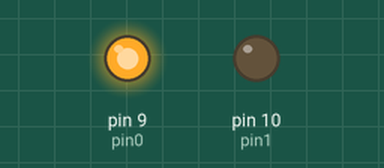
Bench run of a sketch on a simulated Arduino Uno, built with avr-gcc and run on an emulated ATmega328P. Parts: output pins drawn as LEDs (lit = HIGH).

Above: at 0.03 s.
At 1.47 s:
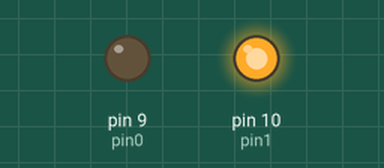
At 2.75 s:
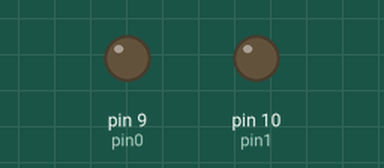
Timing chart, 0 to 3.0 s (numbered marks = the images above):
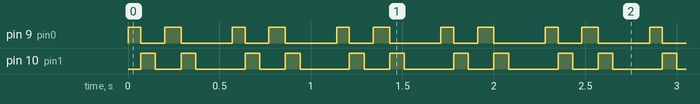

The sketch:

VibraPulse.ino
```cpp
int pin0 = 9;
int pin1 = 10;

void setup() {
  pinMode(pin0,OUTPUT);
  pinMode(pin1,OUTPUT);
}
void loop() {
  pulse(70,80,50);
  pulse(90,80,200);
}
void pos(int d) {
  digitalWrite(pin0,1);
  digitalWrite(pin1,0);
  delay(d);
}
void neg(int d) {
  digitalWrite(pin0,0);
  digitalWrite(pin1,1);
  delay(d);
}
void none(int d) {
  digitalWrite(pin0,0);
  digitalWrite(pin1,0);
  delay(d);
}
void pulse(int d1, int d2, int d3) {
  pos(d1);
  neg(d2);
  none(d3);
}
```

Measured:
- by itself, pin 9 (pin0): repeats every 0.57 s: LOW 0.13 s, HIGH 0.09 s, LOW 0.28 s, HIGH 0.07 s
- by itself, pin 10 (pin1): repeats every 0.57 s: LOW 0.14 s, HIGH 0.08 s, LOW 0.27 s, HIGH 0.08 s
